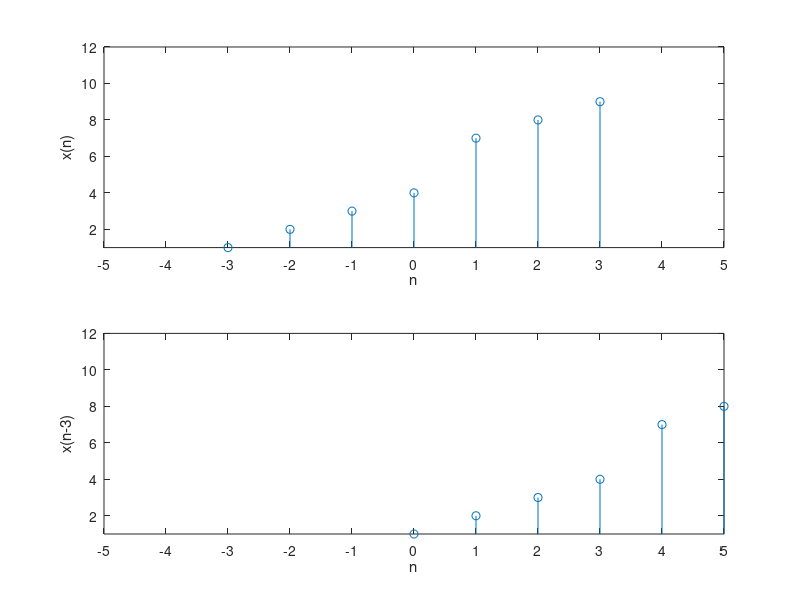

Here is the MATLAB script that generated this plot:
%Signal Shifting
n2=[-3,-2,-1,0,1,2,3];
x2=[1,2,3,4,7,8,9];

m = n2+3;

subplot(2,1,1); stem(n2,x2);
xlabel('n');
ylabel('x(n)');
axis([-5,5,1,12]);
set(gca, 'xtick', [-5 -4 -3 -2 -1 0 1 2 3 4 5]);
subplot(2,1,2); stem(m,x2);
xlabel('n');
ylabel('x(n-3)');
axis([-5,5,1,12]);
set(gca, 'xtick', [-5 -4 -3 -2 -1 0 1 2 3 4 5]);